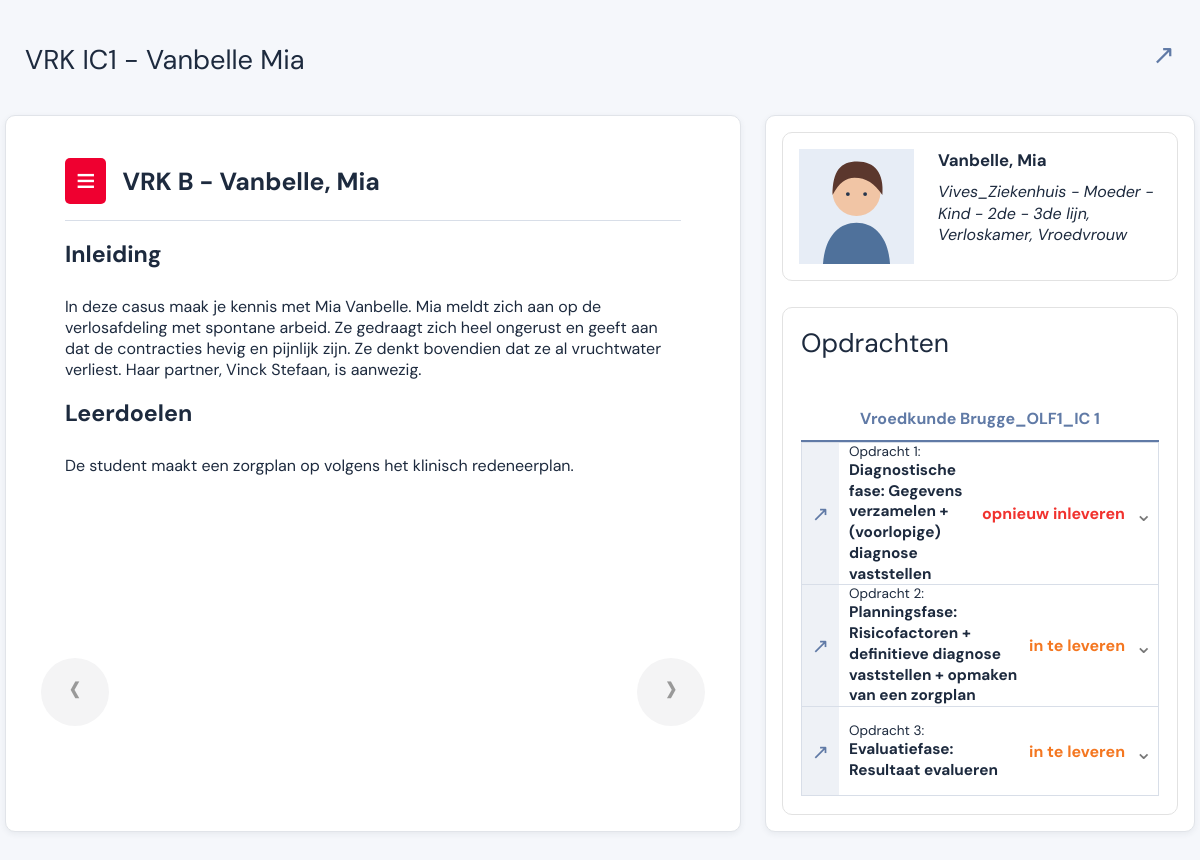
The app's page /casus/1/ with its own data.
### dossier/models.py (models this page shows, shortened)
class Case(models.Model):
    title = models.CharField(max_length=180)
    patient = models.ForeignKey(Patient, on_delete=models.PROTECT, related_name="cases")
    course = models.CharField(max_length=180)
    published = models.BooleanField(default=True)

class Patient(models.Model):
    name = models.CharField(max_length=120)
    reference = models.CharField(max_length=40, unique=True)
    image = models.CharField(max_length=240, blank=True)
    context = models.CharField(max_length=280, blank=True)

class Assignment(models.Model):
    class Status(models.TextChoices):
        RESUBMIT = "resubmit", "opnieuw inleveren"
        TODO = "todo", "in te leveren"
        DONE = "done", "ingediend"
    case = models.ForeignKey(Case, on_delete=models.CASCADE, related_name="assignments")
    title = models.CharField(max_length=240)
    phase = models.CharField(max_length=120)
    content = models.TextField(blank=True)
    status = models.CharField(max_length=20, choices=Status.choices, default=Status.TODO)
    position = models.PositiveIntegerField(default=0)
    class Meta:
        ordering = ["position", "id"]

### dossier/views.py (the view)
# urls.py: path("casus/<int:case_id>/", views.case_detail, name="case_detail"),
def case_detail(request, case_id):
    case = get_object_or_404(
        Case.objects.filter(published=True).prefetch_related("modules", "assignments"), id=case_id
    )
    assignments = list(case.assignments.all())
    selected_id = request.GET.get("assignment")
    selected = next((item for item in assignments if str(item.id) == selected_id), None)
    return render(request, "dossier/case_detail.html", {
        "case": case,
        "assignments": assignments,
        "selected": selected,
        "last_assignment": assignments[-1] if assignments else None,
    })

### templates/dossier/case_detail.html (shortened to what this page needs)
{% extends 'base.html' %}
{% block content %}
<main class="case-viewer">
	<header class="viewer-header"><h1>{{ case.title }}</h1><a href="{% url 'dossier:home' %}" aria-label="Terug naar casussen">↗</a></header>
	<div class="viewer-grid">
		<section class="reading-pane">
			<div class="case-banner"><span class="menu-square">≡</span><strong>VRK B - {{ case.patient.name }}</strong></div>
			{% if selected %}
				<h2>{{ selected.phase }}: {{ selected.title|cut:'Diagnostische fase: '|cut:'Planningsfase: '|cut:'Evaluatiefase: ' }}</h2>
				<div class="assignment-content">{{ selected.content|linebreaks }}</div>
			{% else %}
				<h2>Inleiding</h2>
				<p class="intro-copy">In deze casus maak je kennis met Mia Vanbelle. Mia meldt zich aan op de verlosafdeling met spontane arbeid. Ze gedraagt zich heel ongerust en geeft aan dat de contracties hevig en pijnlijk zijn. Ze denkt bovendien dat ze al vruchtwater verliest. Haar partner, Vinck Stefaan, is aanwezig.</p>
				<h2>Leerdoelen</h2>
				<p class="intro-copy">De student maakt een zorgplan op volgens het klinisch redeneerplan.</p>
			{% endif %}
			<div class="pager"><a href="{% url 'dossier:case_detail' case.id %}?assignment={{ assignments.0.id }}">‹</a>{% if last_assignment %}<a href="{% url 'dossier:case_detail' case.id %}?assignment={{ last_assignment.id }}">›</a>{% endif %}</div>
		</section>
		<aside class="case-panel">
			<section class="patient-card"><img src="{{ case.patient.image }}" alt="Fictieve patiënt {{ case.patient.name }}"><div><strong>{{ case.patient.name }}</strong><p>{{ case.patient.context }}</p></div></section>
			<section class="assignment-panel"><h2>Opdrachten</h2><p class="course-label">{{ case.course }}</p>{% for assignment in assignments %}<a class="assignment-row {% if selected.id == assignment.id %}active-row{% endif %}" href="{% url 'dossier:case_detail' case.id %}?assignment={{ assignment.id }}"><span class="assignment-icon">↗</span><span><small>{{ assignment.phase }}:</small><strong>{{ assignment.title }}</strong></span><b class="status-{{ assignment.status }}">{{ assignment.get_status_display }}</b><span class="arrow">⌄</span></a>{% endfor %}</section>
		</aside>
	</div>
</main>
{% endblock %}

### static/epd.css (style rules this page uses)
:root { --blue:#607aa6;--blue-dark:#526d9c;--ink:#1d2a3e;--muted:#66748b;--line:#d8dee8;--red:#f1322e;--orange:#f47721 }
* { box-sizing:border-box }
body { margin:0;color:var(--ink);font-family:'DM Sans',Arial,sans-serif;background:#f5f7fb }
.open-icon,.assignment-icon { color:var(--blue);background:#eef1f6;display:grid;place-items:center;align-self:stretch;min-height:58px }
.assignment-preview small,.assignment-row small { font-size:.86rem }
.status-resubmit { color:var(--red) }
.status-todo { color:var(--orange) }
.case-viewer { margin:0 auto;padding:10px 5px 30px;max-width:1600px }
.viewer-header { height:105px;padding:27px 20px;display:flex;justify-content:space-between;align-items:start }
.viewer-header h1 { font-size:1.7rem;font-weight:400;margin:5px 0 }
.viewer-header a { color:var(--blue);font-size:1.7rem;text-decoration:none }
.viewer-grid { display:grid;grid-template-columns:minmax(0,1fr) 430px;gap:24px }
.reading-pane,.case-panel { background:#fff;border:1px solid #e1e4e9;border-radius:10px;box-shadow:0 2px 6px #24344b12 }
.reading-pane { min-height:650px;padding:42px 8%;position:relative }
.case-banner { border-bottom:1px solid var(--line);display:flex;align-items:center;gap:16px;padding-bottom:16px;font-size:1.55rem }
.menu-square { background:#ef0030;color:#fff;border-radius:5px;font-size:2.1rem;line-height:.9;padding:8px 11px }
.reading-pane h2 { font-size:1.45rem;margin:18px 0 27px }
.pager { position:absolute;bottom:105px;left:35px;right:35px;display:flex;justify-content:space-between }
.pager a { width:68px;height:68px;border-radius:50%;background:#f4f4f5;color:#999;text-decoration:none;font-size:3rem;line-height:60px;text-align:center }
.case-panel { padding:16px }
.patient-card { border:1px solid #e2e2e2;border-radius:10px;padding:16px;display:flex;gap:24px;align-items:start }
.patient-card img { width:120px;height:115px;object-fit:cover }
.patient-card strong { font-size:1.05rem }
.patient-card p { font-style:italic;margin:10px 0 0;line-height:1.35 }
.assignment-panel { border:1px solid #e2e2e2;border-radius:10px;margin-top:26px;padding:18px }
.assignment-panel h2 { font-size:1.65rem;font-weight:400;margin:0 0 48px }
.course-label { color:var(--blue);font-weight:700;text-align:center;border-bottom:2px solid var(--blue);padding-bottom:11px;margin:0 }
.assignment-panel .assignment-row { display:grid;grid-template-columns:37px 1fr auto 15px;gap:10px;align-items:center;text-decoration:none;color:var(--ink);border:1px solid var(--line);border-top:0;padding:0 8px 0 0;min-height:88px }
.assignment-panel .assignment-row:first-of-type { border-top:1px solid var(--line) }
.assignment-panel .assignment-icon { min-height:88px }
.assignment-panel .assignment-row span:nth-child(2) { display:flex;flex-direction:column }
.assignment-panel .assignment-row strong { font-size:.96rem;line-height:1.35 }
.assignment-panel .assignment-row small { font-size:.85rem }
.assignment-panel .arrow { font-size:1.3rem;color:#777 }
.assignment-row { display:grid;grid-template-columns:55px 1fr auto 20px;gap:15px;align-items:center;padding:16px 18px;border-bottom:1px solid var(--line);background:#fff }
.assignment-row:first-of-type { border-top:1px solid var(--line) }
.assignment-icon { min-height:75px;font-size:1.3rem }
.arrow { color:var(--muted);font-size:1.4rem }

### records on screen
Case: title "VRK IC1 - Vanbelle Mia", patient.name "Vanbelle, Mia", patient.image (picture), patient.context "Vives_Ziekenhuis - Moeder - Kind - 2de - 3de lijn, Verloskamer, Vroedvrouw", course "Vroedkunde Brugge_OLF1_IC 1"
Assignment: phase "Opdracht 1", title "Diagnostische fase: Gegevens verzamelen + (voorlopige) diagnose vaststellen", status "opnieuw inleveren"
Assignment: phase "Opdracht 2", title "Planningsfase: Risicofactoren + definitieve diagnose vaststellen + opmaken van een zorgplan", status "in te leveren"
Assignment: phase "Opdracht 3", title "Evaluatiefase: Resultaat evalueren", status "in te leveren"
